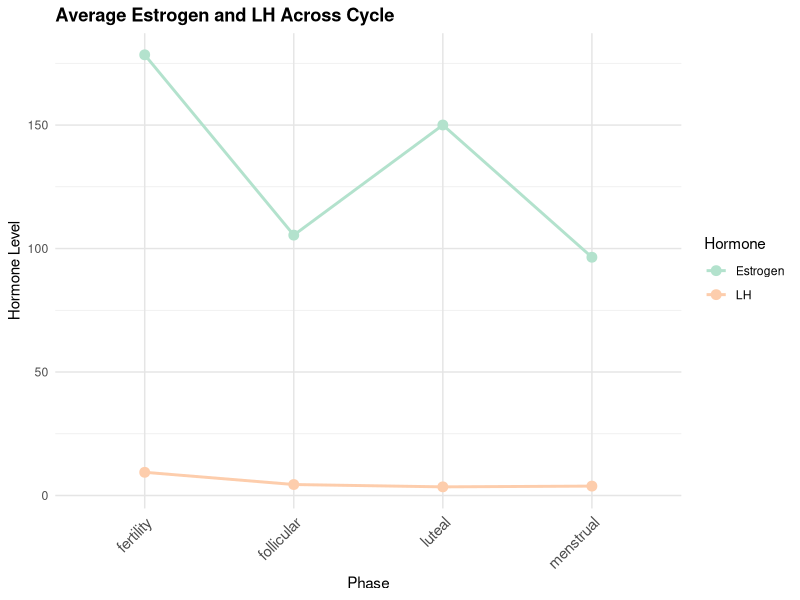
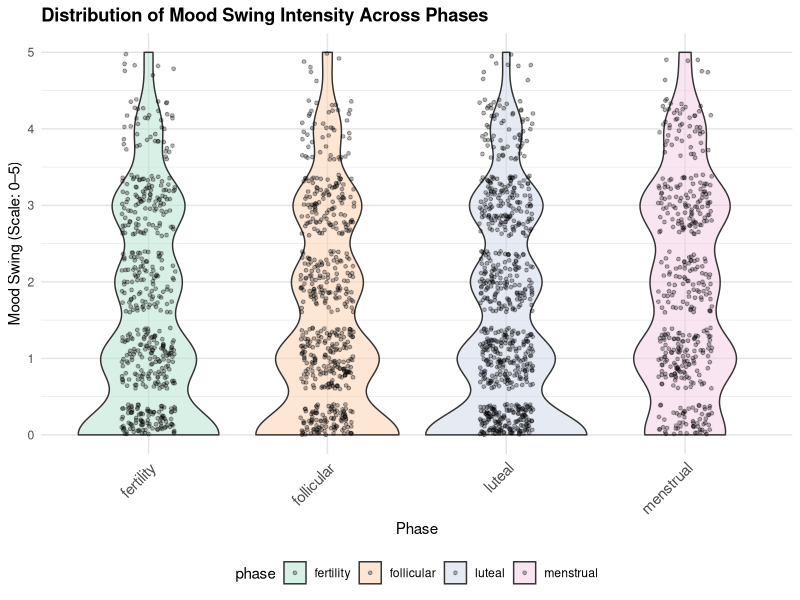
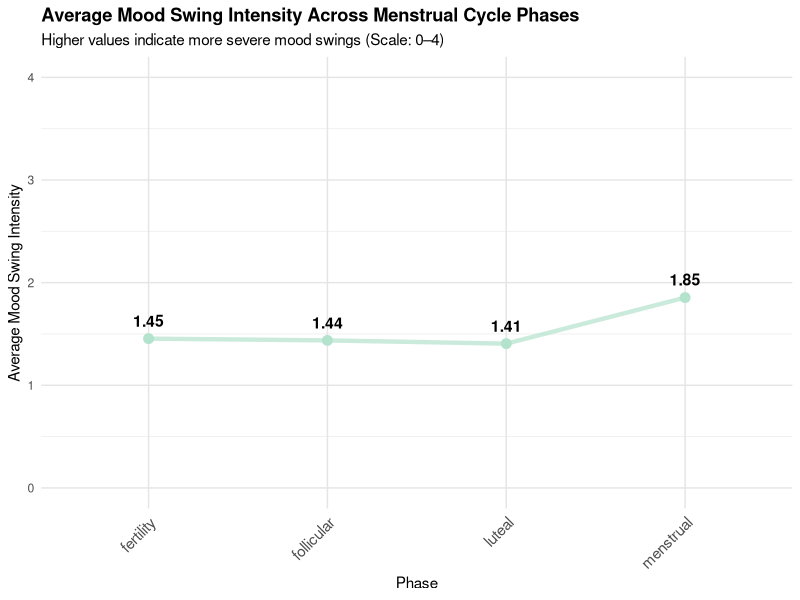
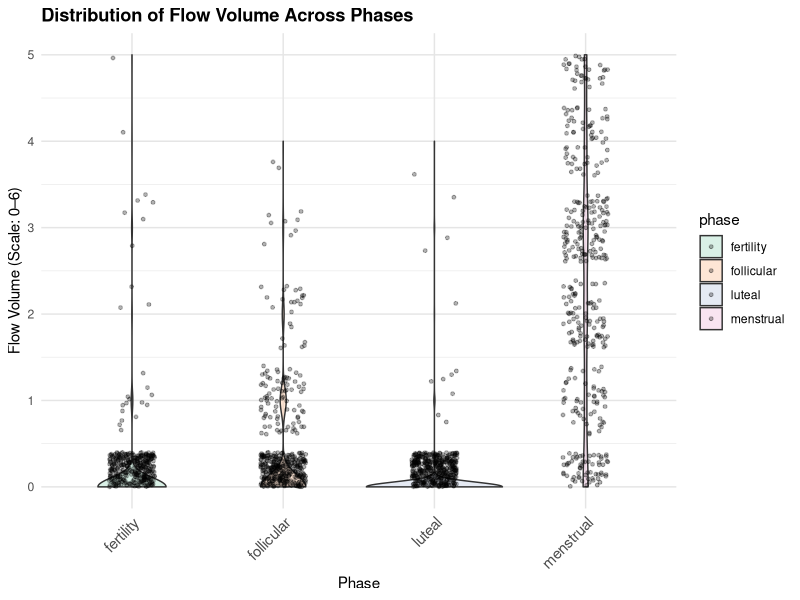
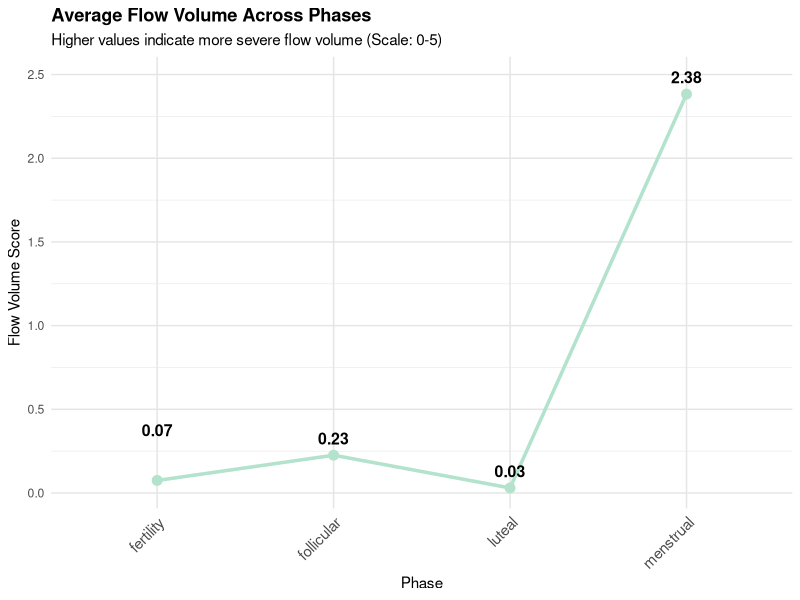
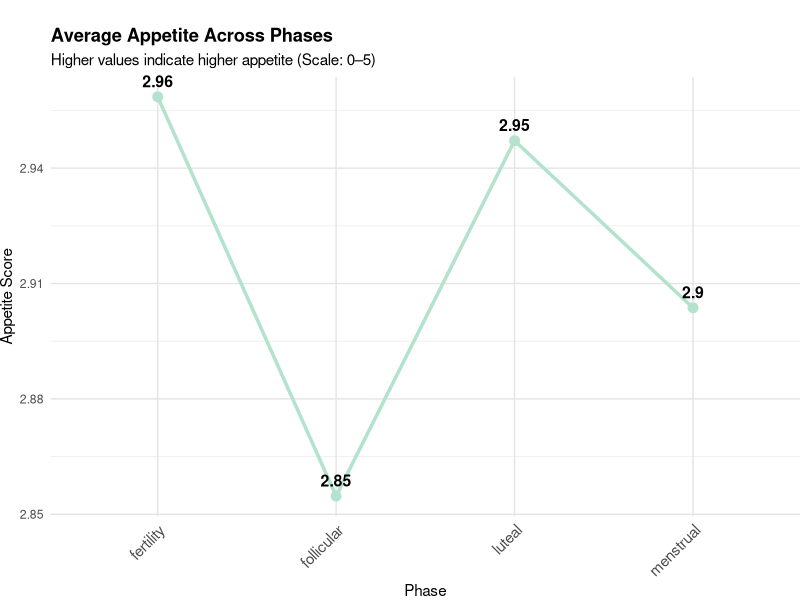

The R source for these figures, in order:
## ---- chunk 1
library(tidyverse)
library(broom)
library(broom.mixed)
library(lme4)
# Set plot theme
theme_set(theme_minimal() + theme(legend.position = "bottom"))
options(
  ggplot2.discrete.colour = function(...) scale_colour_brewer(..., palette = "Pastel2"),
  ggplot2.discrete.fill   = function(...) scale_fill_brewer(..., palette = "Pastel2"),

  ggplot2.continuous.colour = function(...) scale_colour_distiller(..., palette = "PuRd"),
  ggplot2.continuous.fill   = function(...) scale_fill_distiller(..., palette = "PuRd")
)
## ---- chunk 2
hormone_symptoms_eda=
  read_csv("clean_data/hormone_symptoms.csv")|>
  filter(!is.na(phase) & !is.na(moodswing) & !is.na(fatigue)& !is.na(flow_color)& !is.na(flow_volume)& !is.na(appetite))
## ---- chunk 3
hormone_avg <- hormone_symptoms_eda|>
  group_by(phase) |>
  summarise(
    estrogen_mean = mean(estrogen, na.rm = TRUE),
    lh_mean = mean(lh, na.rm = TRUE),
    .groups = "drop"
  )

ggplot(hormone_avg, aes(x = phase)) +
  geom_line(aes(y = estrogen_mean, color = "Estrogen", group = 1), size = 1) +
  geom_line(aes(y = lh_mean, color = "LH", group = 1), size = 1) +
  geom_point(aes(y = estrogen_mean, color = "Estrogen"), size = 3) +
  geom_point(aes(y = lh_mean, color = "LH"), size = 3) +
  labs(title = "Average Estrogen and LH Across Cycle",
       x = "Phase", y = "Hormone Level", color = "Hormone") +
  theme_minimal()+
  theme(
    axis.text.x = element_text(angle = 45, hjust = 1, size = 11),
    plot.title = element_text(face = "bold"),
    panel.grid.major = element_line(color = "grey90")
  )
## ---- chunk 4
# Mood swing
ggplot(hormone_symptoms_eda, aes(x = phase, y = moodswing_score, fill = phase)) +
  geom_violin(trim = TRUE, alpha = 0.5) +
  geom_jitter(width = 0.15, alpha = 0.3, size = 1) +
  scale_y_continuous(limits = c(0,5), breaks = 0:5) +
  labs(
    title = "Distribution of Mood Swing Intensity Across Phases",
    x = "Phase",
    y = "Mood Swing (Scale: 0–5)"
  ) + 
  theme(
    axis.text.x = element_text(angle = 45, hjust = 1, size = 11),
    plot.title = element_text(face = "bold"),
    panel.grid.major = element_line(color = "grey90")
  )
## ---- chunk 5
symptom_means <- hormone_symptoms_eda |>
  group_by(phase) |>
  summarise(
    avg_moodswing = mean(moodswing_score, na.rm = TRUE),
    .groups = "drop"
  )

# Mood swing single line plot
ggplot(symptom_means, aes(x = phase, y = avg_moodswing, group = 1)) +
  geom_line(aes(color = "Mood Swing"),size = 1.5, alpha = 0.7, show.legend = FALSE) +
  geom_point(aes(color = "Mood Swing"),size = 3, show.legend = FALSE) +
  geom_text(
    aes(label = round(avg_moodswing, 2)), 
    vjust = -1, 
    size = 4, 
    fontface = "bold"
  ) +
  labs(
    title = "Average Mood Swing Intensity Across Menstrual Cycle Phases",
    subtitle = "Higher values indicate more severe mood swings (Scale: 0–4)",
    x = "Phase",
    y = "Average Mood Swing Intensity"
  ) +
  ylim(0, 4)+
  theme_minimal()+
  theme(
    axis.text.x = element_text(angle = 45, hjust = 1, size = 11),
    plot.title = element_text(face = "bold"),
    panel.grid.major = element_line(color = "grey90")
  )
## ---- chunk 6
#violin
ggplot(hormone_symptoms_eda, aes(x = phase, y = flow_volume_score, fill = phase)) +
  geom_violin( alpha = 0.5) +  
  geom_jitter(width = 0.15, alpha = 0.3, size = 1) +
  labs(
    title = "Distribution of Flow Volume Across Phases",
    x = "Phase", y = "Flow Volume (Scale: 0–6)"
  ) +
  scale_y_continuous(limits = c(0,5), breaks = 0:5) +
  theme_minimal()+
  theme(
    axis.text.x = element_text(angle = 45, hjust = 1, size = 11),
    plot.title = element_text(face = "bold"),
    panel.grid.major = element_line(color = "grey90")
  )
## ---- chunk 7
cycle_avg <- hormone_symptoms_eda |>
  group_by(phase) |>
  summarise(
    avg_flow_volume = mean(flow_volume_score, na.rm = TRUE),
    avg_appetite    = mean(appetite_score, na.rm = TRUE),
    .groups = "drop"
  )
cycle_avg <- cycle_avg |>
  mutate(label_y = ifelse(row_number() == 1, 
                          avg_flow_volume + 0.3,  # move label up for first point
                          avg_flow_volume + 0.1)) 
# Flow Volume
ggplot(cycle_avg, aes(x = phase, y = avg_flow_volume, group = 1)) +
  geom_line(aes(color = "Flow Volume"), size = 1.2, show.legend = FALSE) +
  geom_point(aes(color = "Flow Volume"), size = 3, show.legend = FALSE) +
  geom_text(aes(y = label_y, label = round(avg_flow_volume, 2)), 
            size = 4, fontface = "bold") +
  labs(title = "Average Flow Volume Across Phases",
       subtitle = "Higher values indicate more severe flow volume (Scale: 0-5)",
       x = "Phase", y = "Flow Volume Score") +
  theme_minimal() +
  theme(
    axis.text.x = element_text(angle = 45, hjust = 1, size = 11),
    plot.title = element_text(face = "bold"),
    panel.grid.major = element_line(color = "grey90")
  )

## ---- chunk 8
# Appetite
ggplot(cycle_avg, aes(x = phase, y = avg_appetite, group = 1)) +
  geom_line(aes(color = "Appetite"), size = 1.2, show.legend = FALSE) +
  geom_point(aes(color = "Appetite"), size = 3, show.legend = FALSE) +
  geom_text(aes(label = round(avg_appetite, 2)), vjust = -0.8, size = 4, fontface = "bold") +
  coord_cartesian(clip = "off") +
  labs(title = "Average Appetite Across Phases",
       subtitle = "Higher values indicate higher appetite (Scale: 0–5)",
       x = "Phase", y = "Appetite Score") +
  theme_minimal() +
  theme(
    plot.margin = margin(t = 20),
    axis.text.x = element_text(angle = 45, hjust = 1, size = 11),
    plot.title = element_text(face = "bold"),
    panel.grid.major = element_line(color = "grey90")
  )
